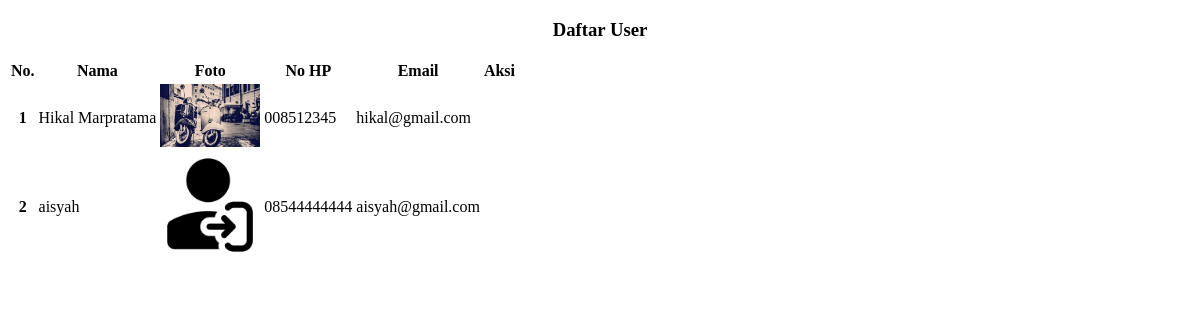
The page /admin/daftar_user.php on the database as committed earlier.
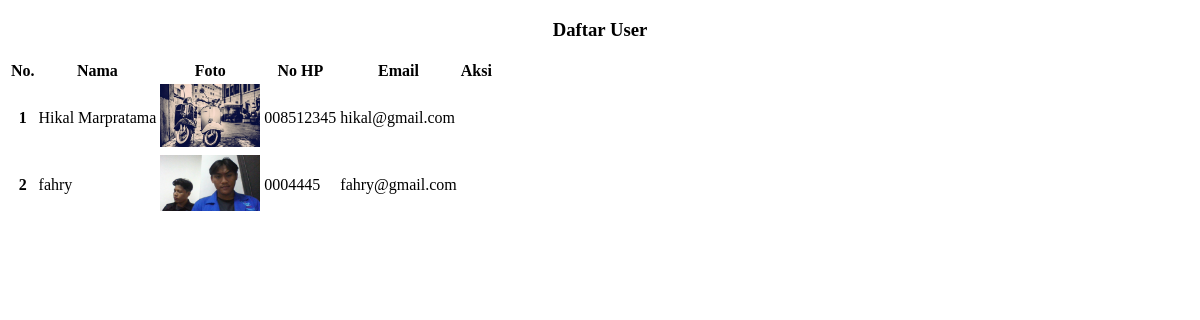
The same page on the database as committed later.
### tables this page shows
CREATE TABLE `users` (
  `id_user` int NOT NULL,
  `nama_lengkap` varchar(100) NOT NULL,
  `nomor_hp` varchar(15) NOT NULL,
  `username` varchar(50) NOT NULL,
  `email` varchar(100) NOT NULL,
  `password` varchar(255) NOT NULL,
  `foto` varchar(255) DEFAULT NULL,
  `created_at` timestamp NULL DEFAULT CURRENT_TIMESTAMP
);

### admin/daftar_user.php (the view, shortened to what this page needs)
<!doctype html>
<html lang="en">
<head>
  </head>
<body>
    <div class="container">
        <div class="row mt-5">
            <div class="col-md-12">
                <div class="card m-3">
                    <div class="card-body">
                        <h3>Daftar User</h3>
                            <div class="table-responsive">
                                <table class="table table-striped table-hover table-bordered table-sm">
                                    <thead>
                                        <tr>
                                            <th scope="col">No.</th>
                                            <th scope="col">Nama</th>
                                            <th scope="col">Foto</th>
                                            <th scope="col">No HP</th>
                                            <th scope="col">Email</th>
                                            <th>Aksi</th>
                                        </tr>
                                    </thead>
                                    <tbody>
                                    <?php
                                        include("../db/koneksi.php");
                                        $cari=mysqli_query($konek,"select * from users") or die (mysqli_error($konek));
                                            $no = 1;
                                            while($data=mysqli_fetch_array($cari)) {
                                        ?>
                                        <tr>
                                            <th scope="row"><?php echo $no; ?></th>
                                            <td><?php echo $data['nama_lengkap']; ?></td>
                                            <td>
                                            <?php if (!empty($data['foto'])): ?>
                                                <a href="#" data-toggle="modal" data-target="#buktiModal">
                                                <img src="../user/uploads/<?php echo $data['foto']; ?>" alt="Foto User" class="card-img-top" style="width: 100px;">
                                            <?php else: ?> </a>
                                                <img src="img/default.jpg" alt="Tidak ada foto" class="card-img-top" style="width: 100px;">
                                            <?php endif; ?>
                                            </td>
                                            <td><?php echo $data['nomor_hp']; ?></td>
                                            <td><?php echo $data['email']; ?></td>
                                            <td>
                                            </td>
                                        </tr>
                                        <?php
                                        $no++;
                                        }
                                        ?>
                                    </tbody>
                                </table>
                            </div>
                        </div>
                    </div>
                </div>
            </div>
        </div>
</body>
</html>

Rows that differ between the two databases and show on the page:
removed users: nama_lengkap "aisyah", foto (picture), nomor_hp "08544444444", email "aisyah@gmail.com"
added users: nama_lengkap "fahry", foto (picture), nomor_hp "0004445", email "fahry@gmail.com"
